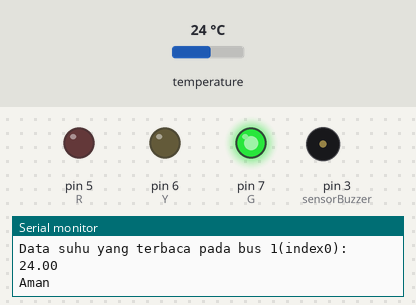
Simulated run of this sketch. Board: Arduino Uno, built with avr-gcc and run on an emulated ATmega328P. On the bench: output pins drawn as LEDs (lit = HIGH), buzzer (waves = sounding, pin HIGH), the last lines printed to the serial monitor. The inputs (shaded band) are chosen by the test bench; at power-on: temperature 24 °C.

Above: at 2.8 s.
2.9 s: temperature set to 30.2 °C
7.6 s: temperature set to 31.5 °C
At 8.7 s:
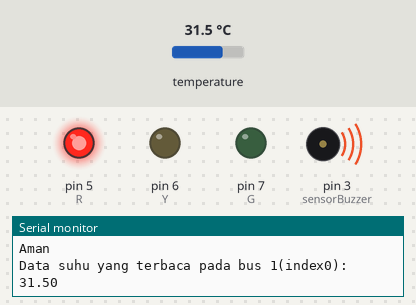
12.3 s: temperature set to 12 °C
At 14.2 s:
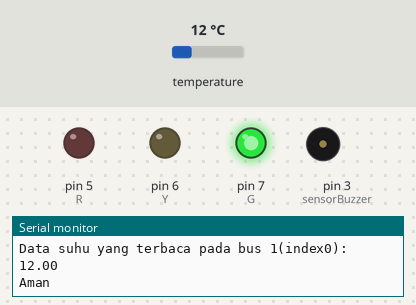
17.0 s: temperature set to 33 °C
At 18.3 s:
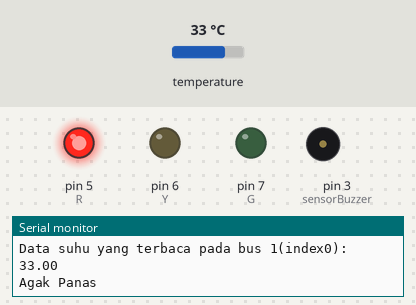
Timing chart, 0 to 22.7 s (numbered marks = the images above; inputs shaded):
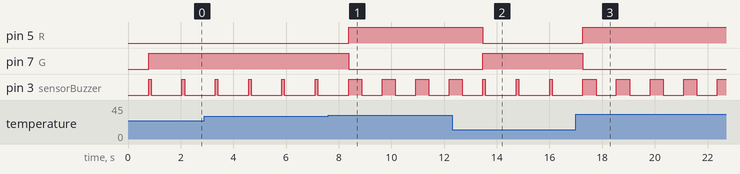

Measured:
- the behaviour switches between 30.9 and 31 °C on temperature (found by bisection; images 0 and 1)
- after the input at 7.6 s, pin 5 (R): LOW → HIGH after 0.77 s; pin 7 (G): HIGH → LOW after 0.77 s
- after the input at 12.3 s, pin 5 (R): HIGH → LOW after 1.2 s; pin 7 (G): LOW → HIGH after 1.2 s
- after the input at 17.0 s, pin 5 (R): LOW → HIGH after 0.27 s; pin 7 (G): HIGH → LOW after 0.27 s
- by itself, pin 3 (sensorBuzzer): alternates HIGH for 0.50 s and LOW for 0.78 s

The sketch:

3.Sensor_Suhu.ino
```cpp
//Download dan masukkan Library Onewire dan DallasTemperature
#include <OneWire.h>
#include <DallasTemperature.h>

//inisialisasi pembuatan variable
int sensorSuhu =12;
int sensorBuzzer =3;
int R   =5;
int Y   =6;
int G   =7;
OneWire oneWire(sensorSuhu);
DallasTemperature sensors(&oneWire);

void setup(){
  Serial.begin(9600);
  sensors.begin();
  pinMode(sensorBuzzer,OUTPUT);
  pinMode(R,OUTPUT);
  pinMode(Y,OUTPUT);
  pinMode(G,OUTPUT);
}

void loop(){
  sensors.requestTemperatures();
  float bacaSuhu=sensors.getTempCByIndex(0);


  if(bacaSuhu !=DEVICE_DISCONNECTED_C)
  {
  Serial.print("Data suhu yang terbaca pada bus 1(index0): ");
  Serial.println(bacaSuhu);
  }
  else
  {
  Serial.print("Error: sensor pada index 0 tidak ditemukan!");
  }

  if(bacaSuhu >=31){
    digitalWrite(R,HIGH);
    digitalWrite(Y,LOW);
    digitalWrite(G,LOW);
    digitalWrite(sensorBuzzer,HIGH);
    delay(500);
    digitalWrite(sensorBuzzer,LOW);
    delay(10);
    Serial.println("Agak Panas");

  }else{
    digitalWrite(R,LOW);
    digitalWrite(Y,LOW);
    digitalWrite(G,HIGH);
    digitalWrite(sensorBuzzer,HIGH);
    delay(100);
    digitalWrite(sensorBuzzer,LOW);
    delay(400);
    Serial.println("Aman");
 }

}
```
